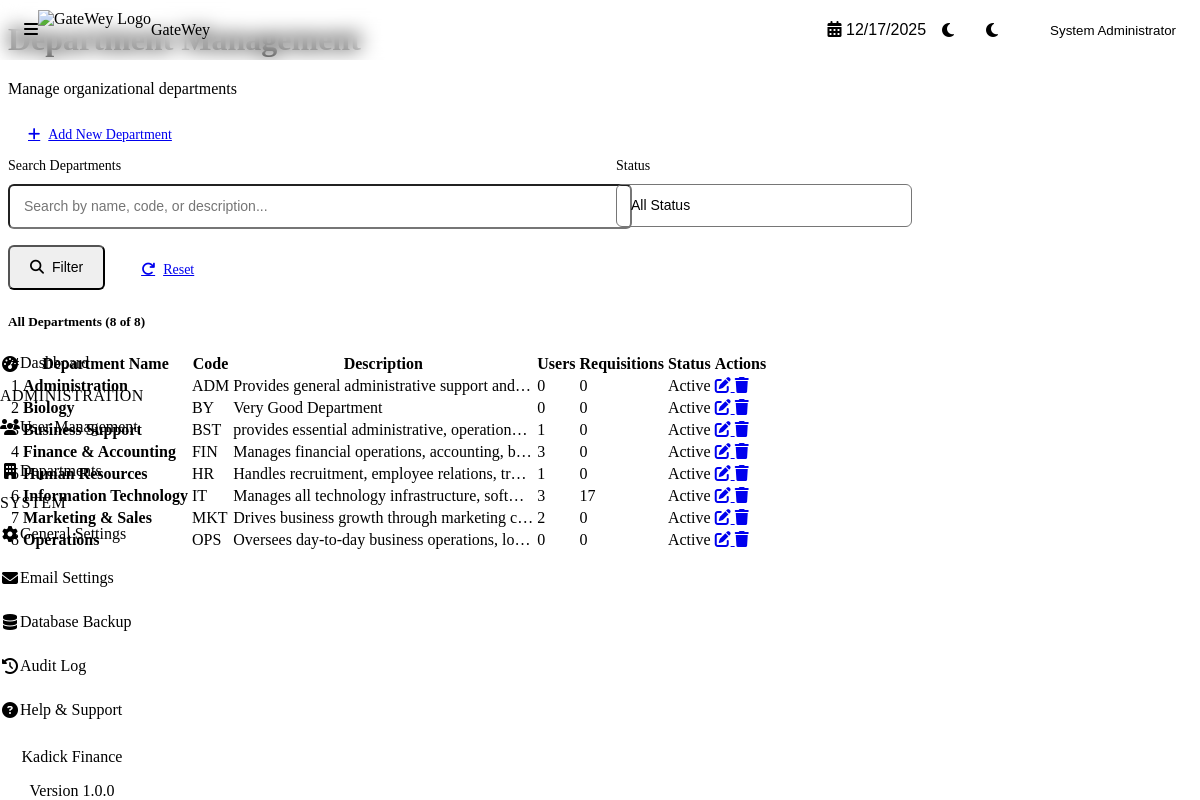
The page /admin/departments/list.php (signed in) on the database as committed earlier.
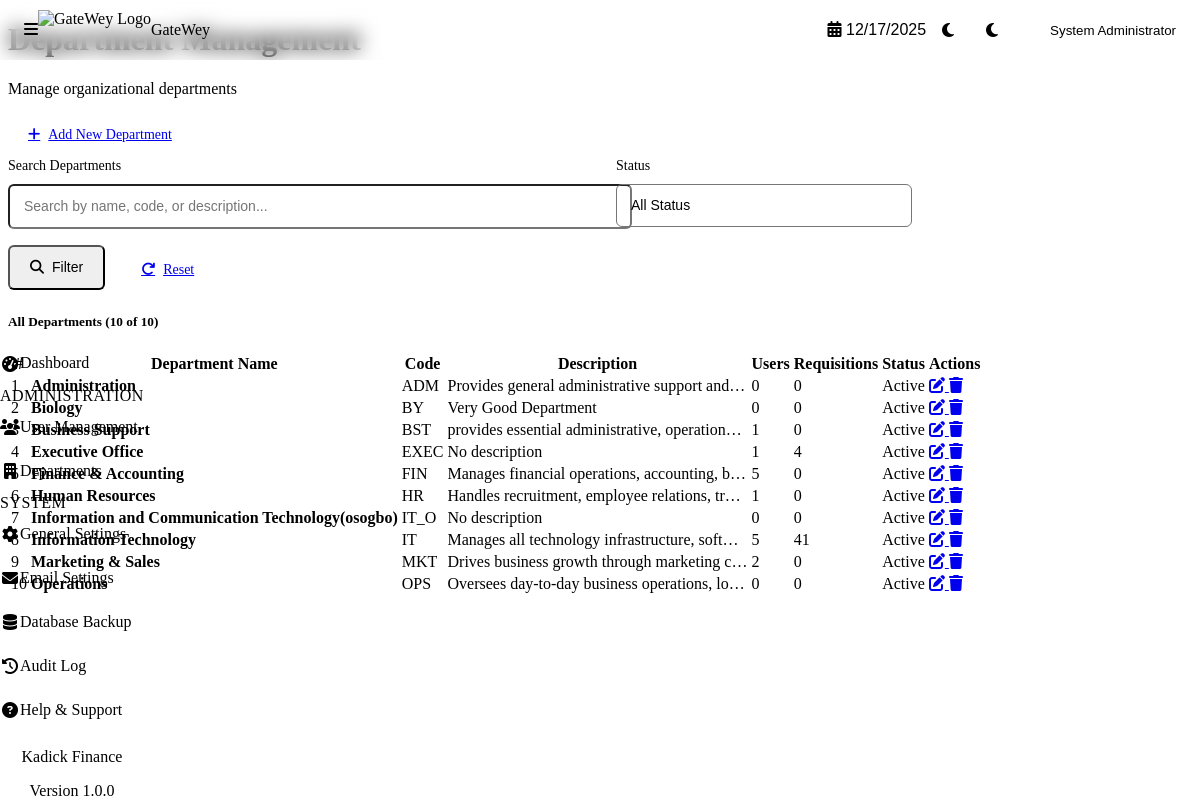
The same page on the database as committed later.
### tables this page shows
CREATE TABLE `departments` (
  `id` int NOT NULL,
  `department_name` varchar(100) NOT NULL,
  `department_code` varchar(20) NOT NULL,
  `description` text,
  `budget` decimal(15,2) DEFAULT '0.00',
  `is_active` tinyint(1) DEFAULT '1',
  `created_at` timestamp NOT NULL DEFAULT CURRENT_TIMESTAMP,
  `updated_at` timestamp NOT NULL DEFAULT CURRENT_TIMESTAMP ON UPDATE CURRENT_TIMESTAMP
);

### config/config.php (called while the page is built, shortened)
<?php
require_once CONFIG_PATH . '/database.php';
spl_autoload_register(function($class) {
    $file = CLASSES_PATH . '/' . $class . '.php';
});

### config/database.php (called while the page is built, shortened)
<?php
class Database {
    private static $instance = null;
    private $connection = null;
    private function __construct() {
        try {
            $dsn = DB_DSN;
            $options = [
                PDO::ATTR_ERRMODE            => PDO::ERRMODE_EXCEPTION,
                PDO::ATTR_DEFAULT_FETCH_MODE => PDO::FETCH_ASSOC,
                PDO::ATTR_EMULATE_PREPARES   => false,
                PDO::ATTR_PERSISTENT         => DB_PERSISTENT,
                PDO::MYSQL_ATTR_INIT_COMMAND => "SET NAMES " . DB_CHARSET
            ];
            $this->connection = new PDO($dsn, DB_USER, DB_PASS, $options);
        } catch (PDOException $e) {
            error_log("Database Connection Error: " . $e->getMessage());
            if (defined('APP_ENV') && APP_ENV === 'development' && APP_DEBUG) {
                die("Database Connection Failed: " . $e->getMessage());
            } else {
                die("A database error occurred. Please contact the administrator.");
            }
        }
    }
    public static function getInstance() {
        if (self::$instance === null) {
            self::$instance = new self();
        }
        return self::$instance;
    }
    public function execute($sql, $params = []) {
        try {
            $stmt = $this->connection->prepare($sql);
            $stmt->execute($params);
            return $stmt;
        } catch (PDOException $e) {
            error_log("Query Execution Error: " . $e->getMessage() . " | SQL: " . $sql);
            throw $e;
        }
    }
    public function fetchAll($sql, $params = []) {
        $stmt = $this->execute($sql, $params);
        return $stmt->fetchAll();
    }
}

### classes/Department.php (called while the page is built, shortened)
<?php
class Department {
    private $db;
    public function __construct() {
        $this->db = Database::getInstance();
    }
    public function getAll($activeOnly = false) {
        $sql = "SELECT d.*,
                       (SELECT COUNT(*) FROM users WHERE department_id = d.id) as user_count,
                       (SELECT COUNT(*) FROM requisitions WHERE department_id = d.id) as requisition_count
                FROM departments d";
        $sql .= " ORDER BY d.department_name";
        return $this->db->fetchAll($sql);
    }
}

### admin/departments/list.php (the view, shortened to what the rows shown need)
<?php
require_once __DIR__ . '/../../config/config.php';
require_once __DIR__ . '/../../config/database.php';
$department = new Department();
$searchTerm = isset($_GET['search']) ? trim($_GET['search']) : '';
$statusFilter = isset($_GET['status']) ? $_GET['status'] : 'all';
$allDepartments = $department->getAll();
$departments = $allDepartments;
?>
<?php include __DIR__ . '/../../includes/header.php'; ?>
<div class="content-header">
    <div class="d-flex justify-content-between align-items-center mb-4">
        <div>
            <h1 class="content-title">Department Management</h1>
        </div>
    </div>
</div>
<div class="card">
    <div class="card-body">
        <div class="table-responsive">
            <table class="table">
                <thead>
                    <tr>
                        <th>#</th>
                        <th>Department Name</th>
                        <th>Code</th>
                        <th>Description</th>
                        <th class="text-center">Users</th>
                        <th class="text-center">Requisitions</th>
                        <th>Status</th>
                        <th class="text-end">Actions</th>
                    </tr>
                </thead>
                <tbody>
                    <?php if (empty($departments)): ?>
                        <tr>
                            <td colspan="8" class="text-center text-muted py-5">
                                <i class="fas fa-building fa-3x mb-3" style="opacity: 0.3;"></i>
                                <p>No departments found</p>
                                <?php if (!empty($searchTerm) || $statusFilter !== 'all'): ?>
                                    <a href="list.php" class="btn btn-secondary btn-sm mt-2">
                                        Clear Filters
                                    </a>
                                <?php endif; ?>
                            </td>
                        </tr>
                    <?php else: ?>
                        <?php
                        $rowNumber = 1;
                        foreach ($departments as $dept):
                        ?>
                            <tr>
                                <td><?php echo $rowNumber++; ?></td>
                                <td>
                                    <?php if (!empty($dept['department_name'])): ?>
                                        <strong><?php echo htmlspecialchars($dept['department_name']); ?></strong>
                                    <?php else: ?>
                                        <span class="text-muted">N/A</span>
                                    <?php endif; ?>
                                </td>
                                <td>
                                    <span class="badge badge-info">
                                        <?php echo htmlspecialchars($dept['department_code']); ?>
                                    </span>
                                </td>
                                <td>
                                    <div style="max-width: 300px; overflow: hidden; text-overflow: ellipsis; white-space: nowrap;">
                                        <?php echo $dept['description'] ? htmlspecialchars($dept['description']) : '<span class="text-muted">No description</span>'; ?>
                                    </div>
                                </td>
                                <td class="text-center">
                                    <span class="badge badge-primary"><?php echo $dept['user_count']; ?></span>
                                </td>
                                <td class="text-center">
                                    <span class="badge badge-warning"><?php echo $dept['requisition_count']; ?></span>
                                </td>
                                <td>
                                    <?php if ($dept['is_active']): ?>
                                        <span class="badge badge-success">Active</span>
                                    <?php else: ?>
                                        <span class="badge badge-danger">Inactive</span>
                                    <?php endif; ?>
                                </td>
                                <td class="text-end">
                                    <div class="table-actions">
                                        <a href="edit.php?id=<?php echo $dept['id']; ?>"
                                           class="btn btn-sm btn-ghost"
                                           title="Edit Department">
                                            <i class="fas fa-edit"></i>
                                        </a>
                                        <a href="delete.php?id=<?php echo $dept['id']; ?>"
                                           class="btn btn-sm btn-ghost text-danger"
                                           title="Delete Department"
                                           data-confirm-delete="Are you sure you want to delete this department? This will also delete all associated users and requisitions.">
                                            <i class="fas fa-trash"></i>
                                        </a>
                                    </div>
                                </td>
                            </tr>
                        <?php endforeach; ?>
                    <?php endif; ?>
                </tbody>
            </table>
        </div>
    </div>
</div>
<?php include __DIR__ . '/../../includes/footer.php'; ?>

Rows that differ between the two databases and show on the page:
added departments: department_name "Executive Office", department_code "EXEC", shows "No description", user_count "1", requisition_count "4", is_active "Active"
computed for departments "Finance & Accounting": user_count "3" → "5"
added departments: department_name "Information and Communication Technology(osogbo)", department_code "IT_O", description "No description", user_count "0", requisition_count "0", is_active "Active"
computed for departments "Information Technology": user_count "3" → "5"; requisition_count "17" → "41"
Other text that changed with them:
count($departments): "8" → "10"
count($allDepartments): "8" → "10"
